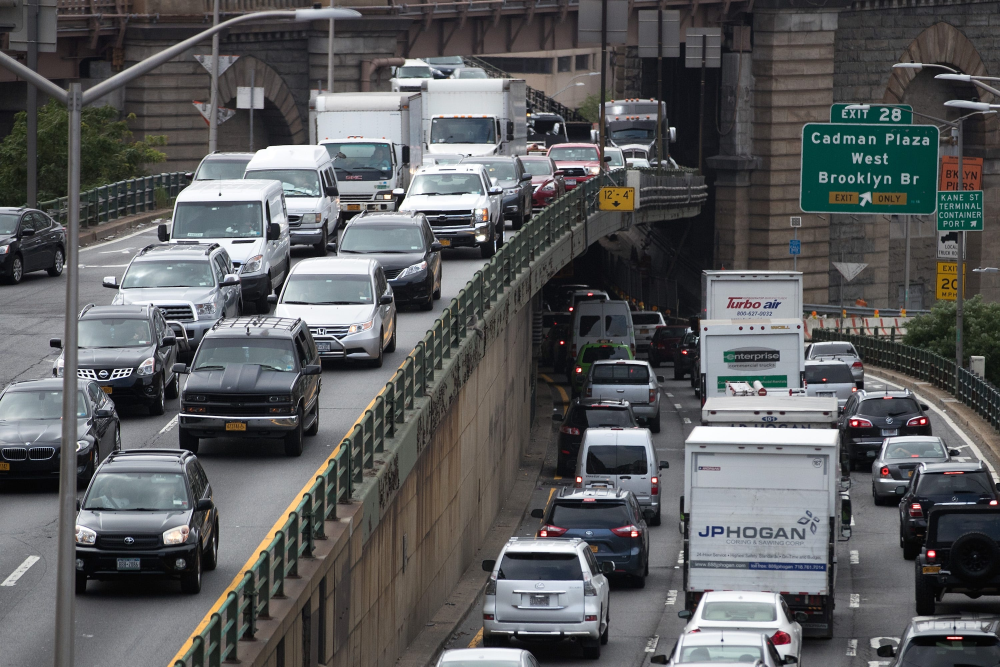
#> input picture objectdetection/traffic.jpg, 3000 x 2000 px, found by its file name (shown at 1/3 size)
$ jupyter execute --allow-errors ObjectDetection.ipynb
#> lines starting #> are read from the running program, lines starting #| are printed output that depends on the picture
[cell 1]
import cv2
import numpy as np

# Load Yolo
#> (the rest of this cell did not finish here and is left out)

[cell 2]
from google.colab import drive
#> (the rest of this cell did not finish here and is left out)

[cell 3]
# Loading image
img = cv2.imread("/content/drive/My Drive/objectdetection/traffic.jpg")
#> img is the input picture: shape (2000, 3000, 3); mean B, G, R 93.7, 92.3, 91.3

img = cv2.resize(img, None,fx=0.4, fy=0.4)
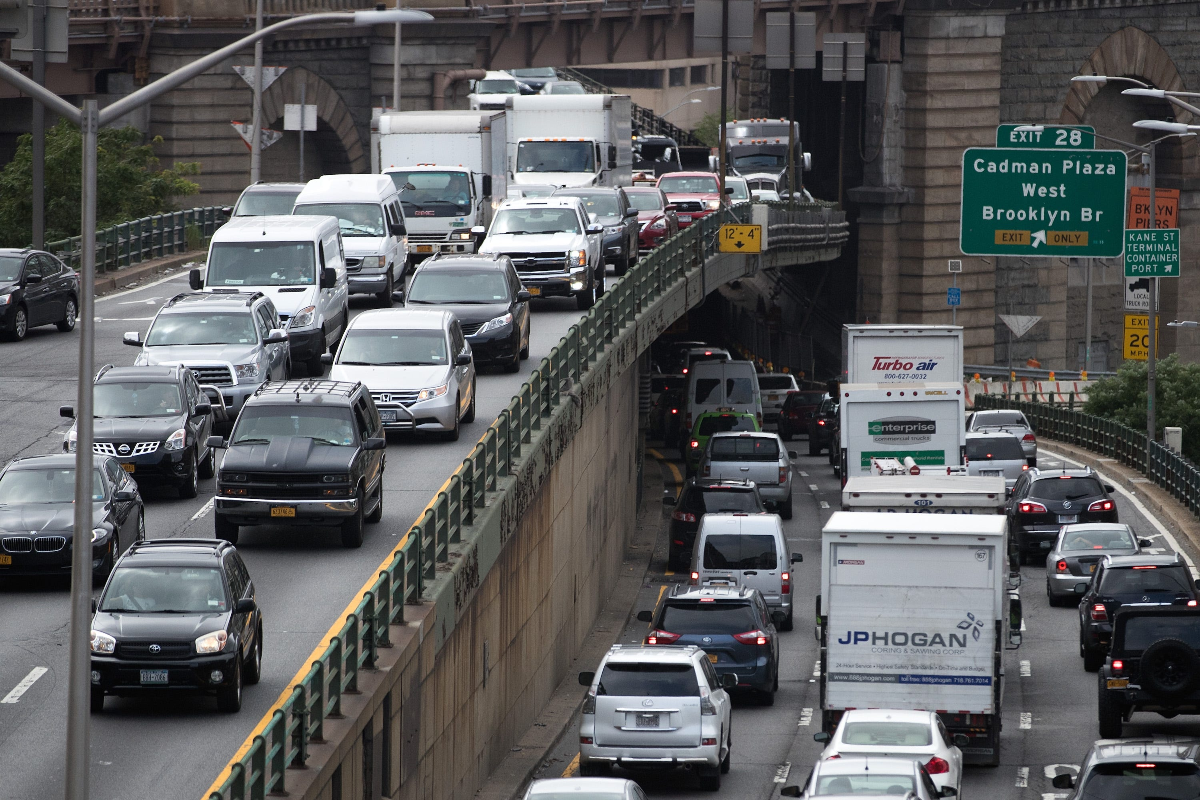
#> img: shape (800, 1200, 3); mean B, G, R 93.6, 92.3, 91.2
height, width, channels = img.shape
#> height = 800; width = 1200; channels = 3

# Detecting objects
blob = cv2.dnn.blobFromImage(img, 0.00392, (416, 416), (0, 0, 0), True, crop=False)
#> (the rest of this cell did not finish here and is left out)


$ run again, with objectdetection/cycle.jpg copied over objectdetection/traffic.jpg
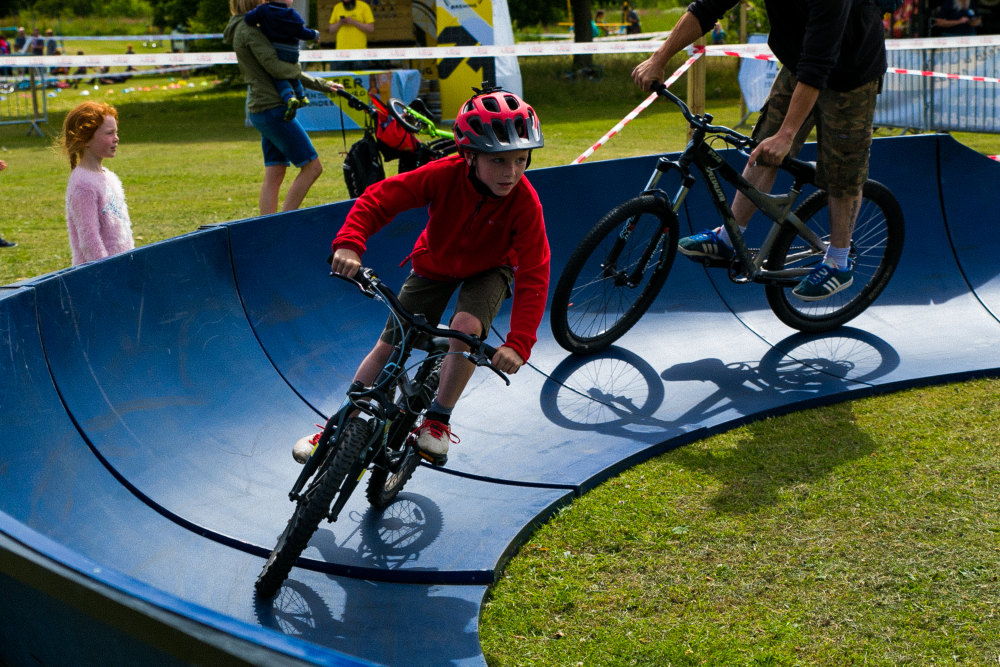
#> input picture objectdetection/cycle.jpg, 3000 x 2000 px, found by its file name (shown at 1/3 size)
#> img is the input picture: shape (2000, 3000, 3); mean B, G, R 79.5, 89.7, 76.9
#> `img = cv2.resize(img, None,fx=0.4, fy=0.4)`:
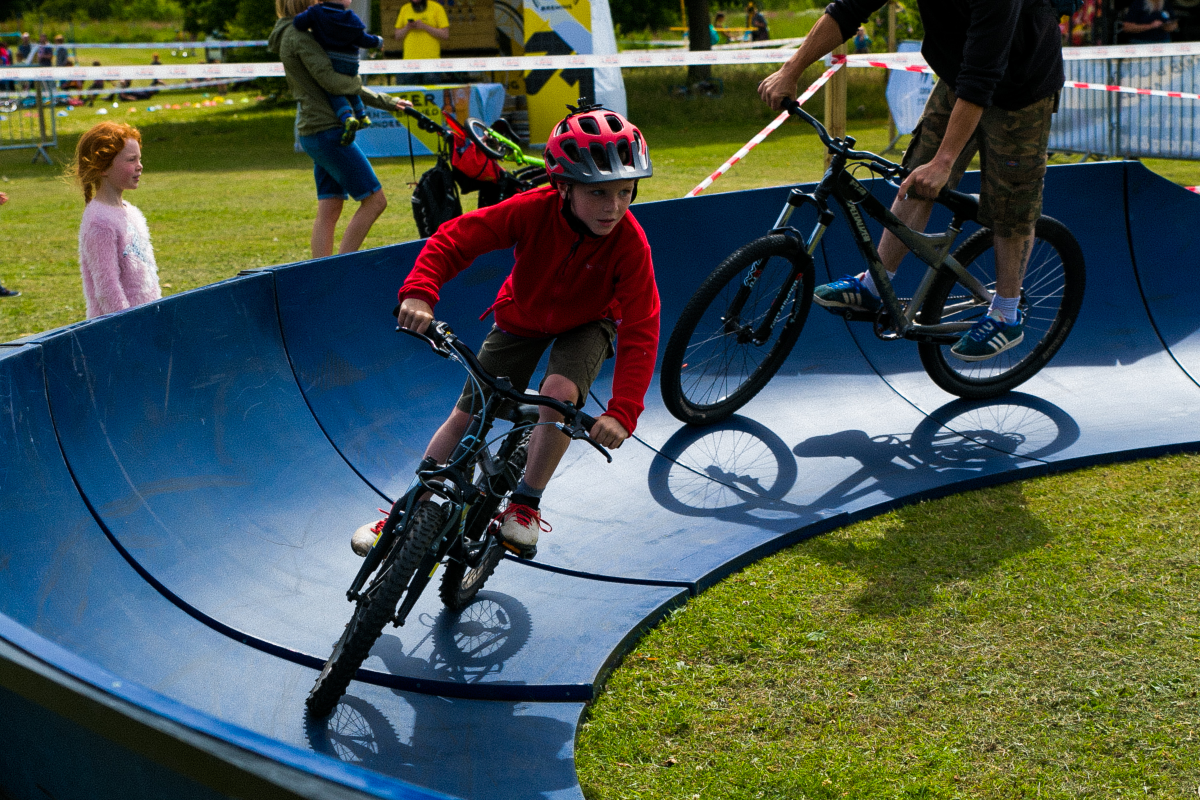
#> img: shape (800, 1200, 3); mean B, G, R 79.4, 89.6, 76.8
